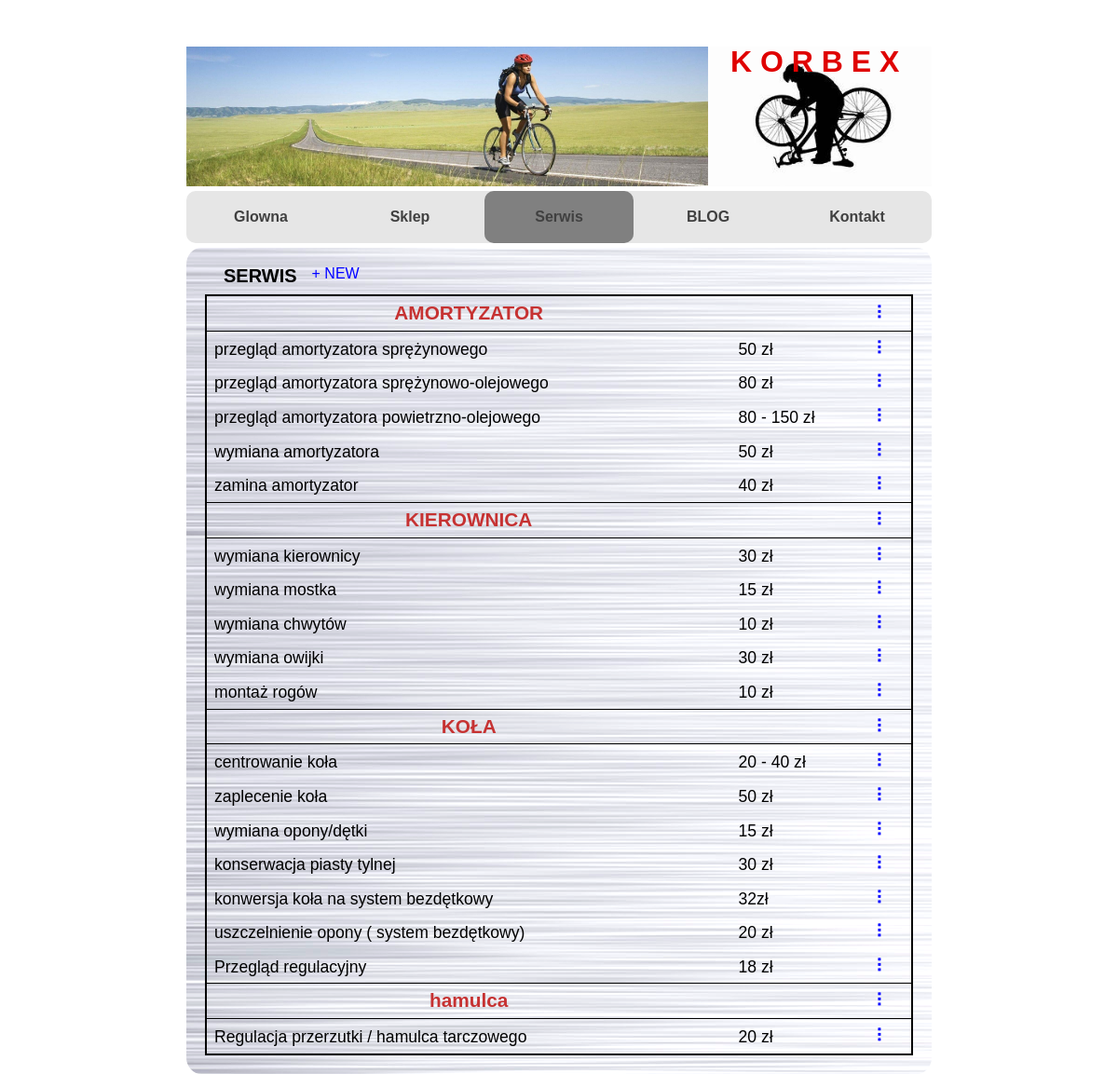
The app's page /service, older data.
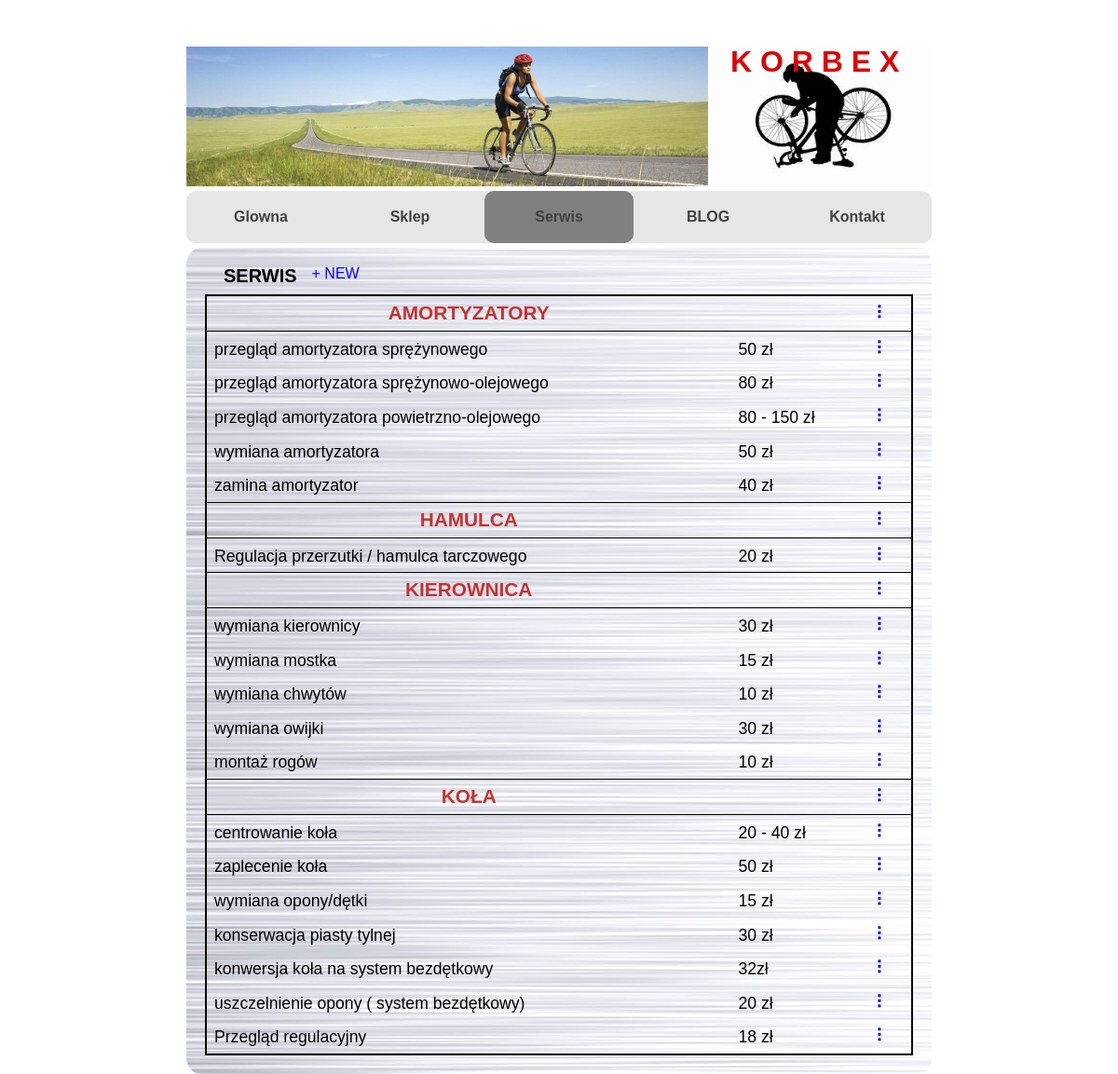
The same page, newer data.
### korbex/models.py (models this page shows, shortened)
class TypeRepair(models.Model):
    type_repair = models.CharField(max_length=50, unique=True, help_text="Typ naprawy(kierownica, hamulca itp)")
    def __str__(self):
        return self.type_repair

class Service(models.Model):
    name_repair = models.CharField(max_length=50, help_text="Nazwa naprawy(wymiana kierownicy)", unique=True)
    type_repair = models.ForeignKey(TypeRepair, on_delete=models.PROTECT)
    price = models.CharField(max_length=20)

### korbex/views.py (the view)
# urls.py: path('service', views.service, name='service_p'),
def service(request):
    error = ''
    type_repairs = TypeRepair.objects.all().order_by('type_repair')
    repairs = Service.objects.all().order_by('type_repair')
    type_repairs_form = TypeRepairForm()
    repairs_form = ServiceForm()
    context = {'error': error, 'repairs': repairs, 'type_repairs': type_repairs,
               'type_repairs_form': type_repairs_form, 'repairsform': repairs_form}
    return render(request, 'korbex/service.html', context)

### korbex/templates/korbex/service.html (shortened to what this page needs)
{% extends './index.html' %}
{% load static %}
{%block service%}
    active
{%endblock%}
{% block content %}
<div class="content-service">
    <div style="display: flex">
        <h3>SERWIS </h3>
        <div class="dropdown">
            <span class="dropbtn"> + NEW </span>
        </div>
    </div>
    <table>
{% for type_r in type_repairs %}
    <tr>
        <th class="col2">{{type_r}}</th>
        <th></th>
        <th class="three-dots" onclick="ipsum{{type_r.id}}.style.display='block'">&#10247;</th>
    </tr>
    {% for repair in repairs %}
        {% if repair.type_repair == type_r %}
            <tr>
                <td>{{repair.name_repair}}</td>
                <td>{{repair.price}}</td>
                <td class="three-dots" onclick="lorem{{repair.id}}.style.display='block'">&#10247;</td>
            </tr>
        {% endif %}
    {% endfor %}
{% endfor %}
    </table>
</div>
{% endblock %}

Row changes from the older to the newer data that the page shows:
changed TypeRepair: type_repair "AMORTYZATOR" → "AMORTYZATORY"
changed TypeRepair: type_repair "hamulca" → "HAMULCA"; moves up the list
